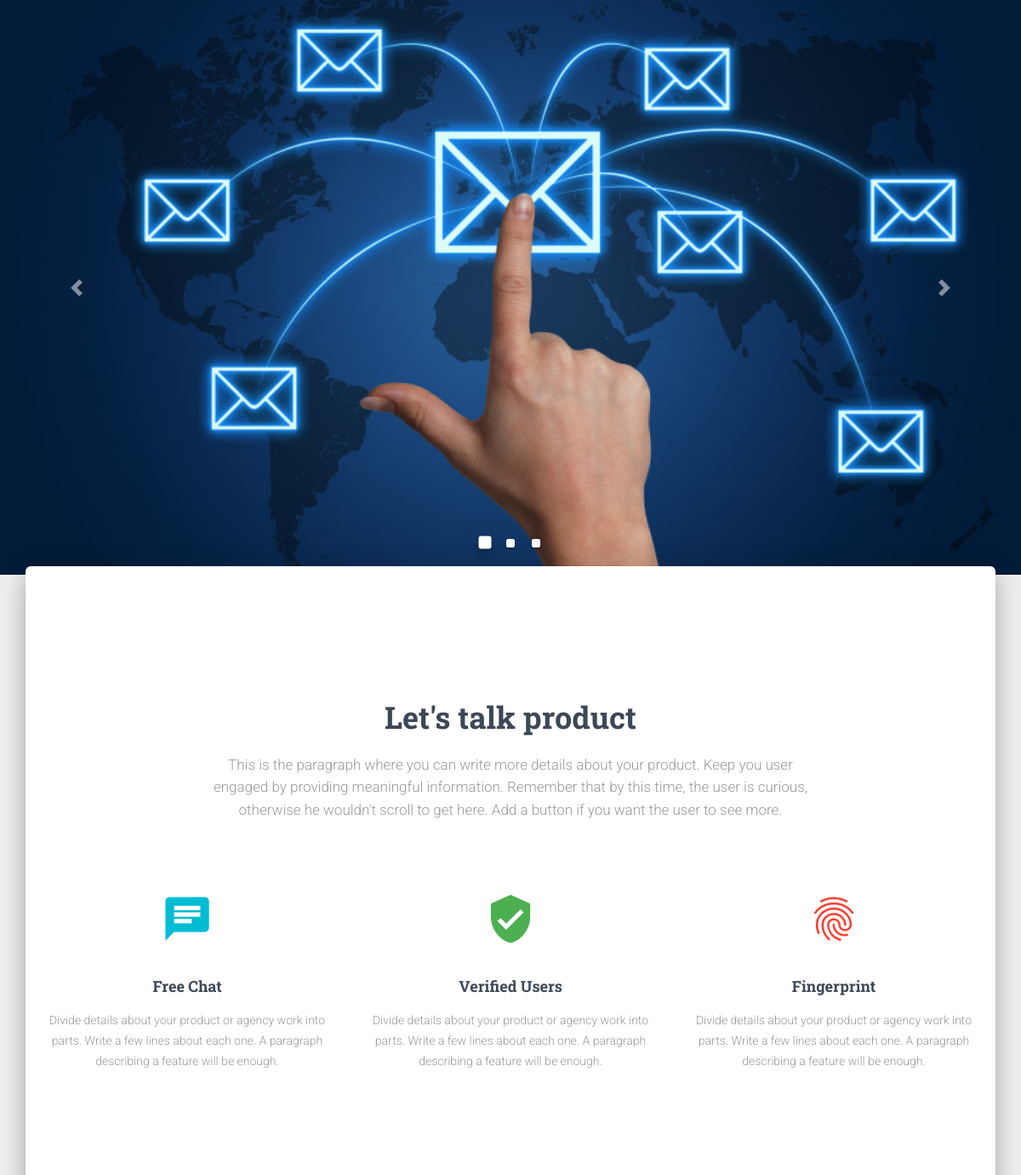
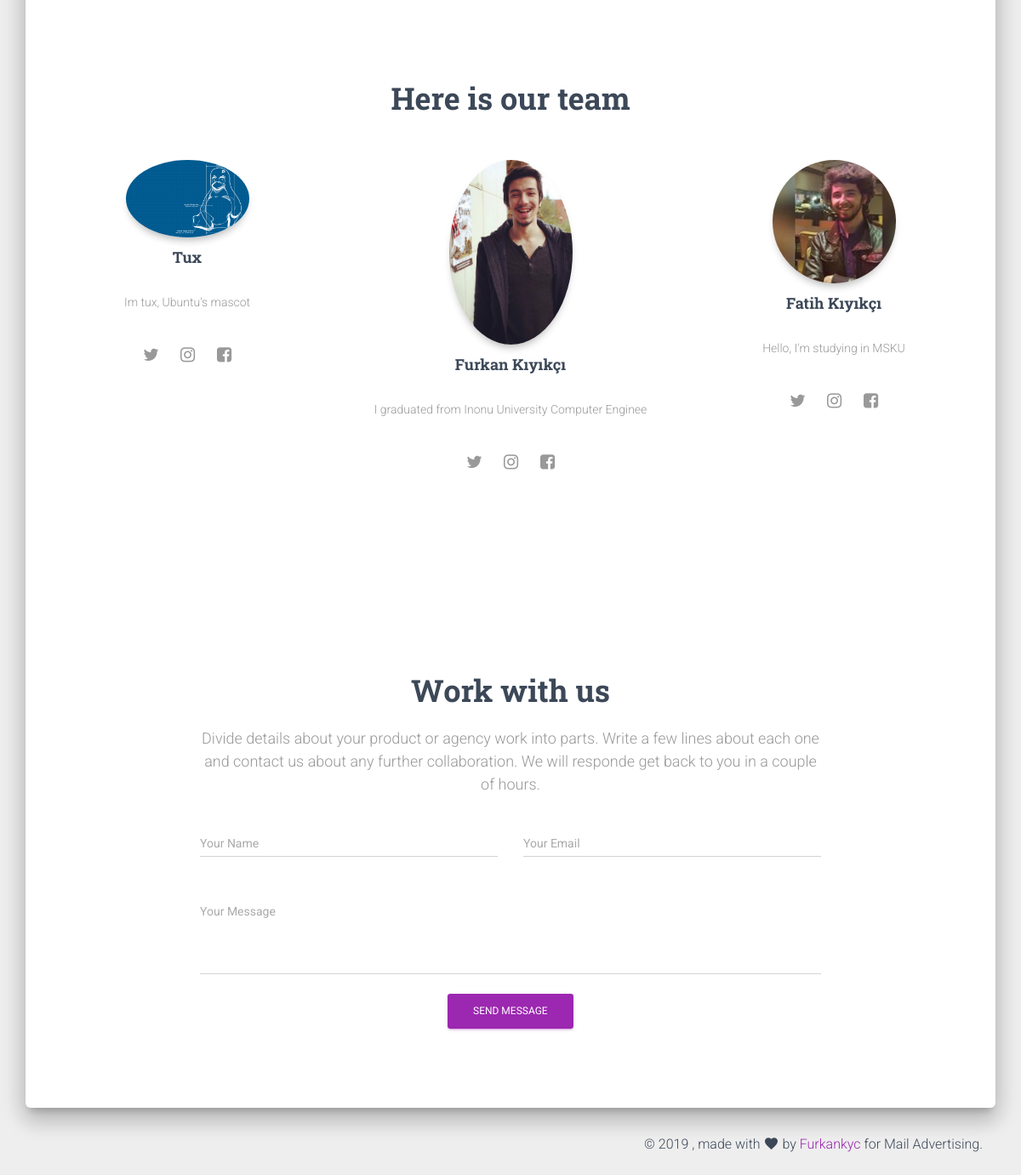
The page / on the database its author committed (2 pictures, top to bottom).
### product/models.py (models this page shows, shortened)
class Contact(models.Model):
    name = models.CharField(max_length=15)
    skype = models.CharField(max_length=15)
    facebook = models.CharField(max_length=15)
    instagram = models.CharField(max_length=15)
    website = models.CharField(max_length=15)
    about = models.CharField(max_length=500)
    picture = models.ImageField()
    @property
    def instagramURL(self):
        return "http://www.instagram.com/{}".format(self.instagram)

### product/views.py (the view)
# urls.py: path('', views.index, name='home'),
def index(request):
    title = currentFuncName()
    context = {'title': title,
               'contact': Contact.objects.all(),
               'prices': PricingPlan.objects.all().order_by('price')
               }
    return render(request, 'index.html', context)

### product/views.py (called while the page is built)
def currentFuncName(n=0):
    return sys._getframe(n + 1).f_code.co_name.title()

### templates/index.html (shortened to what this page needs)
{% extends 'base.html' %}
{% block head %}
    {% load static %}
    {% include 'navbar.html' %}
    <div id="carouselExampleIndicators" class="carousel slide" data-ride="carousel">
        <ol class="carousel-indicators">
            <li data-target="#carouselExampleIndicators" data-slide-to="0" class="active"></li>
            <li data-target="#carouselExampleIndicators" data-slide-to="1"></li>
            <li data-target="#carouselExampleIndicators" data-slide-to="2"></li>
        </ol>
        <div class="carousel-inner">
            <div class="carousel-item active">
                <img class="d-block w-100" src="{% static 'img/address.jpg' %}" alt="First slide">
            </div>
        </div>
        <a class="carousel-control-prev" href="#carouselExampleIndicators" role="button" data-slide="prev">
            <span class="carousel-control-prev-icon" aria-hidden="true"></span>
        </a>
        <a class="carousel-control-next" href="#carouselExampleIndicators" role="button" data-slide="next">
            <span class="carousel-control-next-icon" aria-hidden="true"></span>
        </a>
    </div>
{% endblock %}
{% block content %}
    {% include "content.html" %}
    {% include "contact.html" %}
    {% include "work.html" %}
{% endblock %}
{% block footer %}
    {% include 'footer.html' %}
{% endblock %}

### templates/contact.html (shortened to what this page needs)
{% load static %}
<div class="section text-center">
    <h2 class="title">Here is our team</h2>
    <div class="team">
        <div class="row">
            {% for c in contact %}
                <div class="col-md-4">
                    <div class="team-player">
                        <div class="card card-plain">
                            <div class="col-md-6 ml-auto mr-auto">
                                <img src="{{ c.picture.url }}" alt="Thumbnail Image"
                                     class="img-raised rounded-circle img-fluid">
                            </div>
                            <h4 class="card-title">{{ c.name }}
                                <br>
                            </h4>
                            <div class="card-body">
                                <p class="card-description">{{ c.about }}</p>
                            </div>
                            <div class="card-footer justify-content-center">
                                <a href="{{ c.twitter }}" class="btn btn-link btn-just-icon"><i
                                        class="fa fa-twitter"></i></a>
                                <a href="{{ c.instagramURL }}" class="btn btn-link btn-just-icon"><i
                                        class="fa fa-instagram"></i></a>
                                <a href="{{ c.website }}" class="btn btn-link btn-just-icon"><i
                                        class="fa fa-facebook-square"></i></a>
                            </div>
                        </div>
                    </div>
                </div>
            {% endfor %}
        </div>
    </div>
</div>

### templates/pricing.html (style rules this page uses)
body { background-color: #eee; }

### rows shown on the page
Contact: picture (picture), name "Tux", about "Im tux, Ubuntu's mascot"
Contact: picture (picture), name "Furkan Kıyıkçı", about "I graduated from Inonu University Computer Enginee"
Contact: picture (picture), name "Fatih Kıyıkçı", about "Hello, I'm studying in MSKU"
